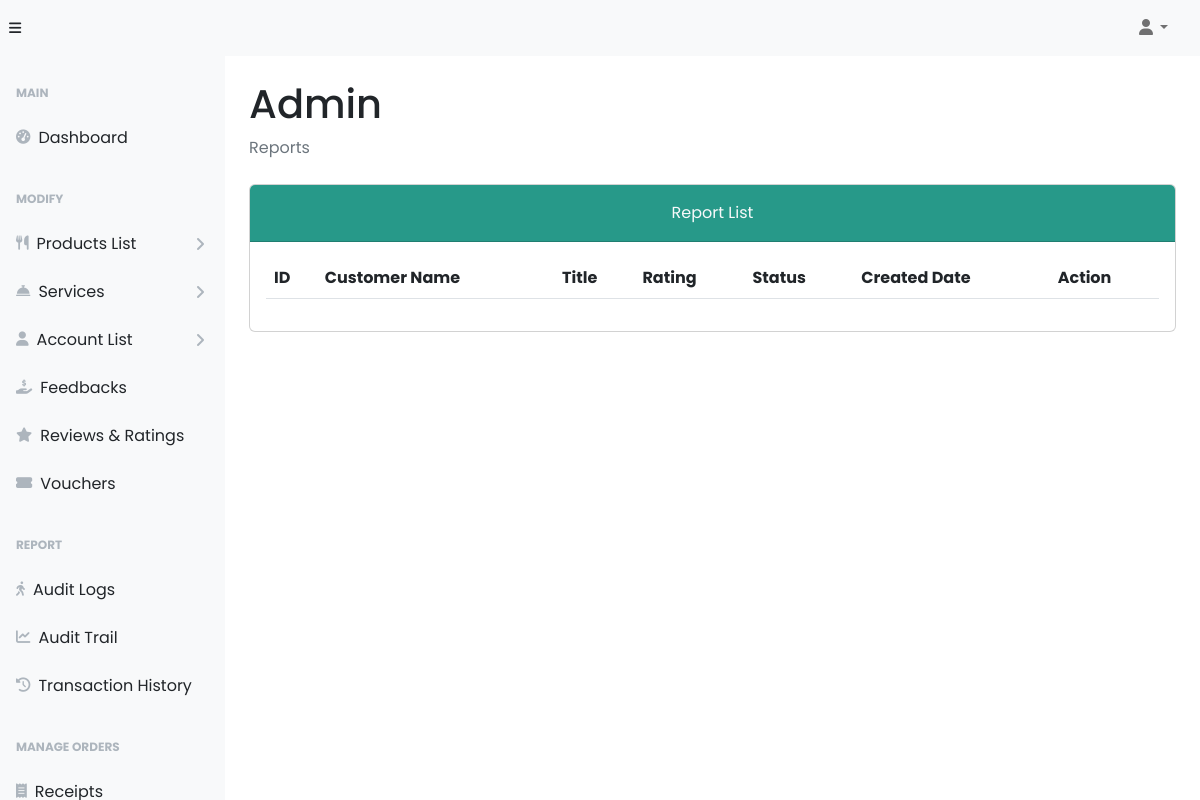
Page /admin/reviews.php (signed in) on the earlier database version.
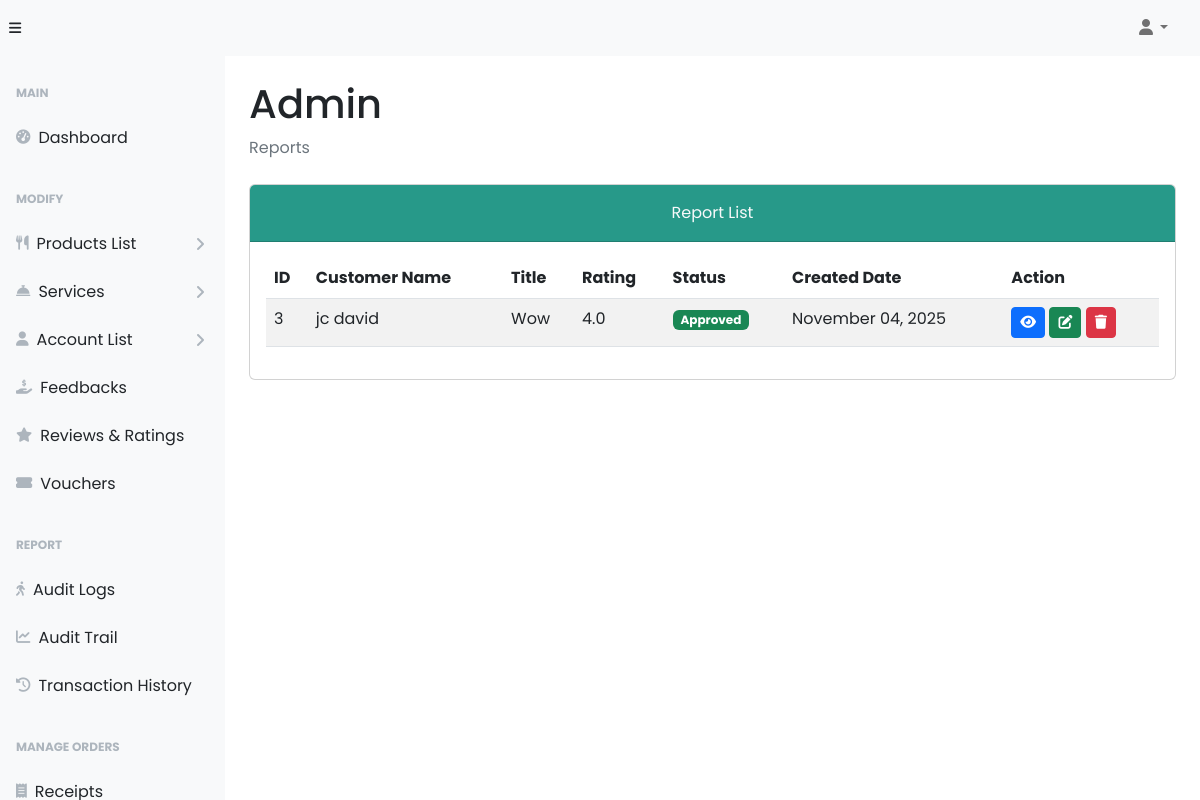
Same page on the later database version.
### tables this page shows
CREATE TABLE `tbl_page_reviews` (
  `review_id` int(11) NOT NULL,
  `account_id` int(11) NOT NULL,
  `review_title` varchar(100) NOT NULL,
  `rating` decimal(2,1) NOT NULL,
  `review_text` text NOT NULL,
  `reviewer_image` varchar(255) DEFAULT NULL,
  `is_verified` tinyint(1) DEFAULT 0,
  `status` enum('pending','approved','rejected') DEFAULT 'pending',
  `created_at` timestamp NOT NULL DEFAULT current_timestamp()
);

### admin/reviews.php (the view, shortened to what this page needs)
<?php
require_once("../backend/config/config.php");
?>
<!DOCTYPE html>
<html lang="en">
  <head>
    <link href="https://cdnjs.cloudflare.com/ajax/libs/font-awesome/6.5.1/css/all.min.css" rel="stylesheet">
    <link rel="stylesheet" href="../styles/dataTables.min.css">
    <link rel="stylesheet" href="../plugins/dataTables.bootstrap5.min.css">
    <link rel="stylesheet" href="../styles/bootsrap5-min.css">
    <link rel="stylesheet" href="../styles/card-general.css">
  </head>
  <body class="sb-nav-fixed">
    <?php require_once("./navbar.php"); ?>
    <div id="layoutSidenav">
      <?php require_once("./sidebar.php"); ?>
      <div id="layoutSidenav_content">
        <main>
          <div class="container-fluid px-4">
            <h1 class="mt-4" id="full_name">Admin</h1>
            <ol class="breadcrumb mb-4">
              <li class="breadcrumb-item active">Reports</li>
            </ol>
              <div class="card mb-5">
                    <div class="card-header bg-primary pt-3">
                        <div class="text-center">
                            <p class="card-title text-light">Report List
                        </div>
                    </div>
                    <div class="card-body">
                      <table id="residenceAccounts" class="table table-striped nowrap" style="width:100%">
                        <thead>
                          <tr>
                              <th>ID</th>
                              <th>Customer Name</th>
                              <th>Title</th>
                              <th>Rating</th>
                              <th>Status</th>
                              <th>Created Date</th>
                              <th>Action</th>
                          </tr>
                        </thead>
                        <tbody>
                          <?php
                            $query = "SELECT tf.*, CONCAT(td.first_name, ' ', td.last_name) AS full_name FROM tbl_page_reviews tf
                            INNER JOIN tbl_account_details td ON tf.account_id = td.ac_id";
                            $stmt = $conn->prepare($query);
                            $stmt->execute();
                            $result = $stmt->get_result();
                              while ($data = $result->fetch_assoc()) {
                          ?>
                          <tr>
                            <td><?php echo $data['review_id'];?></td>
                            <td><?php echo $data['full_name'];?></td>
                            <td><?php echo $data['review_title'];?></td>
                            <td><?php echo $data['rating'];?></td>
                            <td>
                              <span class="badge bg-<?php
                                echo $data['status'] == 'approved' ? 'success' : ($data['status'] == 'rejected' ? 'danger' : 'warning');
                              ?>">
                                <?php echo ucfirst($data['status']);?>
                              </span>
                            </td>
                            <td><?php echo date('F d, Y', strtotime($data['created_at']));?></td>
                            <td>
                                <button type="button" class="btn btn-primary btn-sm" data-bs-toggle="modal"
                                data-bs-target="#residenceAccountDetails<?php echo $data["review_id"] ?>">
                                  <i class="fa-solid fa-eye"></i>
                                </button>
                                <button type="button" class="btn btn-success btn-sm" data-bs-toggle="modal"
                                data-bs-target="#updateStatusModal<?php echo $data['review_id']; ?>">
                                  <i class="fa-solid fa-pen-to-square"></i>
                                </button>
                                <button type="button" class="btn btn-danger btn-sm delete-review-btn"
                                data-review-id="<?php echo $data['review_id']; ?>">
                                  <i class="fa-solid fa-trash"></i>
                                </button>
                            </td>
                          </tr>
                          <?php
                            }
                          ?>
                        </tbody>
                      </table>
                    </div>
                  </div>
            </div>
      </main>
    </div>
  </div>
  <link rel="stylesheet" href="../styles/dataTables.min.css">
  </body>
</html>

### admin/navbar.php (shortened to what this page needs)
<nav class="sb-topnav navbar navbar-expand navbar-light bg-light" >
      <button
        class="btn btn-link btn-sm order-1 order-lg-0 me-4 me-lg-0"
        id="sidebarToggle"
        href="#!"
      >
        <i class="fas fa-bars"></i>
      </button>
      <ul class="navbar-nav ms-auto ms-md-0 me-3 me-lg-4">
        <li class="nav-item dropdown">
          <a
            class="nav-link dropdown-toggle"
            id="settingsDropDown"
            href="#"
            role="button"
            data-bs-toggle="dropdown"
            aria-expanded="false"
            ><i class="fas fa-user fa-fw"></i
          ></a>
        </li>
      </ul>
    </nav>

### admin/sidebar.php (shortened to what this page needs)
<div id="layoutSidenav_nav">
  <nav class="sb-sidenav accordion sb-sidenav-light" id="sidenavAccordion">
    <div class="sb-sidenav-menu">
      <div class="nav">
        <div class="sb-sidenav-menu-heading">Main</div>
        <a class="nav-link" href="index.php">
          <div class="sb-nav-link-icon">
            <i class="fas fa-tachometer-alt"></i>
          </div>
          Dashboard
        </a>
        <div class="sb-sidenav-menu-heading">Modify</div>
        <a class="nav-link collapsed" href="#" data-bs-toggle="collapse" data-bs-target="#collapseEmployeeProducts" aria-expanded="false" aria-controls="collapseEmployeeProducts">
          <div class="sb-nav-link-icon">
            <i class="fa-solid fa-utensils"></i>
          </div>
          Products List
          <div class="sb-sidenav-collapse-arrow">
            <i class="fas fa-angle-down"></i>
          </div>
        </a>
        <a class="nav-link collapsed" href="#" data-bs-toggle="collapse" data-bs-target="#collapseServices" aria-expanded="false" aria-controls="collapseEmployeeProducts">
          <div class="sb-nav-link-icon">
            <i class="fa-solid fa-concierge-bell"></i>
          </div>
          Services
          <div class="sb-sidenav-collapse-arrow">
            <i class="fas fa-angle-down"></i>
          </div>
        </a>
        <a class="nav-link collapsed" href="#" data-bs-toggle="collapse" data-bs-target="#collapseEmployeeAccounts" aria-expanded="false" aria-controls="collapseEmployeeAccounts">
          <div class="sb-nav-link-icon">
            <i class="fa-solid fa-user"></i>
          </div>
          Account List
          <div class="sb-sidenav-collapse-arrow">
            <i class="fas fa-angle-down"></i>
          </div>
        </a>
        <a class="nav-link" href="reports.php">
          <div class="sb-nav-link-icon">
            <i class="fa-solid fa-hand-holding-dollar"></i>
          </div>
          Feedbacks
        </a>
        <a class="nav-link" href="reviews.php">
          <div class="sb-nav-link-icon">
            <i class="fa-solid fa-star"></i>
          </div>
          Reviews & Ratings
        </a>
        <a class="nav-link" href="./voucher.php">
          <div class="sb-nav-link-icon">
            <i class="fa-solid fa-ticket-simple"></i>
          </div>
          Vouchers
        </a>
        <div class="sb-sidenav-menu-heading">Report </div>
        <a class="nav-link" href="auditLogs.php">
          <div class="sb-nav-link-icon">
            <i class="fa-solid fa-person-walking"></i>
          </div>
          Audit Logs
        </a>
        <a class="nav-link" href="auditTrail.php">
          <div class="sb-nav-link-icon">
            <i class="fa-solid fa-chart-line"></i>
          </div>
          Audit Trail
        </a>
        <a class="nav-link" href="transHistory.php">
          <div class="sb-nav-link-icon">
            <i class="fa-solid fa-clock-rotate-left"></i>
          </div>
          Transaction History
        </a>
        <div class="sb-sidenav-menu-heading">Manage Orders</div>
        <a class="nav-link" href="tableReceipts.php">
          <div class="sb-nav-link-icon">
            <i class="fa-solid fa-receipt"></i>
          </div>
        </a>
      </div>
    </div>
  </nav>
</div>

### styles/card-general.css (style rules this page uses)
* { margin: 0; padding: 0; box-sizing: border-box; font-family: "Poppins", sans-serif; }

Differences in the rows shown:
added tbl_page_reviews: review_id "3", full_name "jc david", review_title "Wow", rating "4.0", status "Approved", created_at "November 04, 2025"
